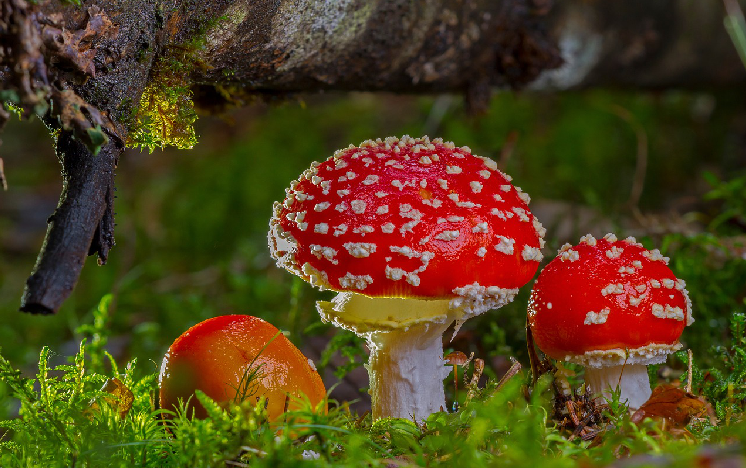
#> input picture Ass2/Submission_HARNEET_SINGH_400110275_COMPENG4TN4/Impl_4/img4.png, 746 x 468 px
$ python Impl4_3_b.py
#> lines starting #> are read from the running program, lines starting #| are printed output that depends on the picture
import cv2
import numpy as np
from matplotlib import pyplot as plt

img4 = cv2.imread('img4.png')
#> img4 is the input picture: shape (468, 746, 3); mean B, G, R 27.3, 63.5, 82
cv2.imshow("original", img4)
labImg4 = cv2.cvtColor(img4, cv2.COLOR_BGR2LAB)
#> labImg4: shape (468, 746, 3); mean of channels 0, 1, 2 75.2, 130, 152.4

l, a, b = cv2.split(labImg4)
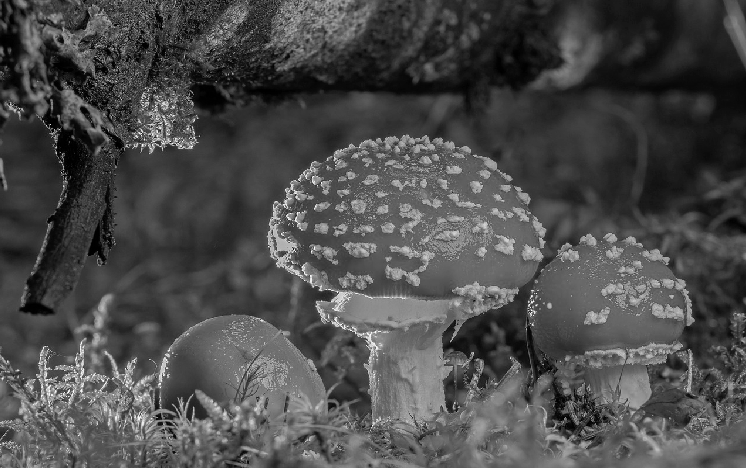
#> l: shape (468, 746); min 0, max 255, mean 75.2
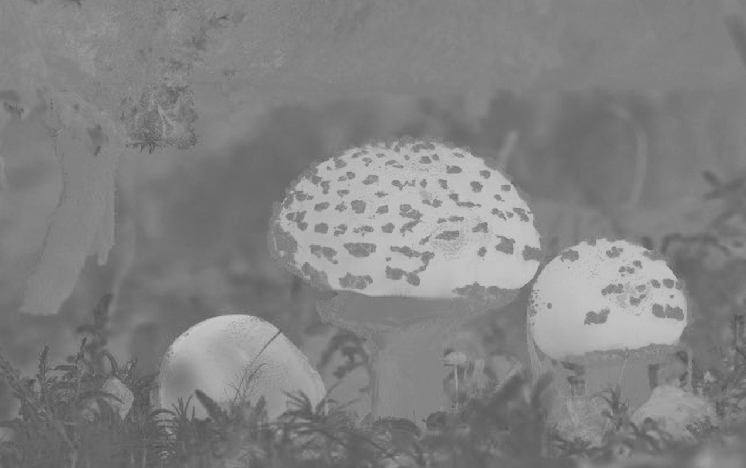
#> a: shape (468, 746); min 77, max 204, mean 130
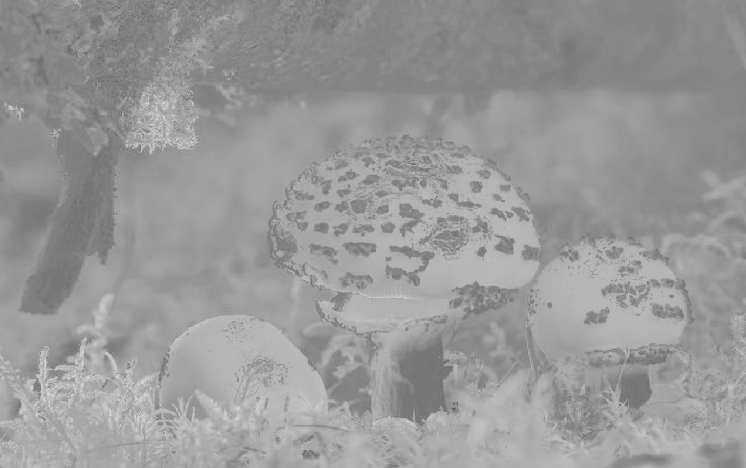
#> b: shape (468, 746); min 87, max 222, mean 152.4

claheObject = cv2.createCLAHE(clipLimit = 3.0, tileGridSize = (8,8))
lEqualized = claheObject.apply(l)
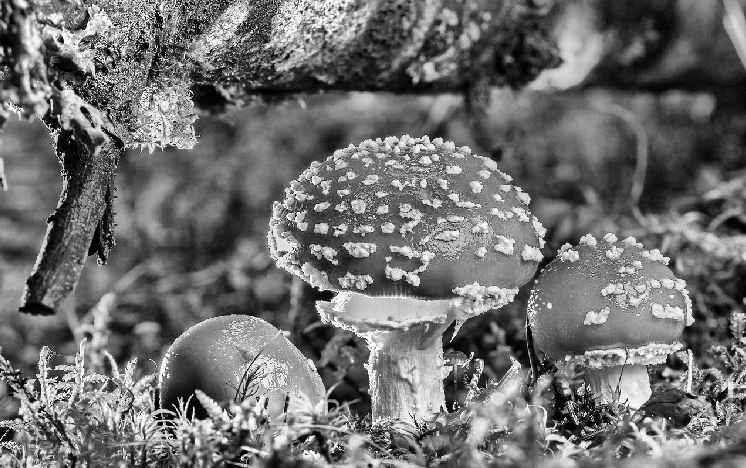
#> lEqualized: shape (468, 746); min 0, max 255, mean 111.3

mergedLabImg = cv2.merge((lEqualized, a, b))
#> mergedLabImg: shape (468, 746, 3); mean of channels 0, 1, 2 111.3, 130, 152.4
equalizedBgrImg = cv2.cvtColor(mergedLabImg, cv2.COLOR_LAB2BGR)
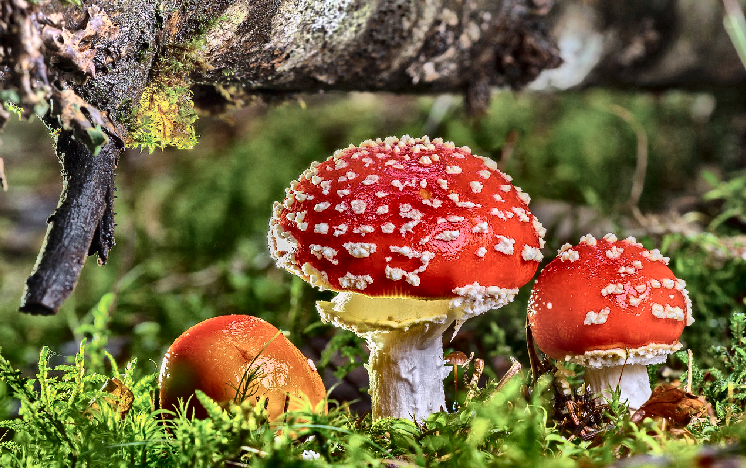
#> equalizedBgrImg: shape (468, 746, 3); mean B, G, R 64, 100.3, 118.5
cv2.imshow("L-Equalized Image", equalizedBgrImg)

if cv2.waitKey(0) == ord('s'):
#> (key Esc is pressed here)
    cv2.imwrite("Impl4_3_b_L-Equalized.png", equalizedBgrImg)
    cv2.destroyAllWindows()
else:
    cv2.destroyAllWindows()

plt.subplot(121), plt.hist(l.ravel(), 256)
plt.title(f'L - Hist'), plt.xticks([]), plt.yticks([])
plt.subplot(122), plt.hist(lEqualized.ravel(), 256)
plt.title(f'L - Equalized Hist'), plt.xticks([]), plt.yticks([])
plt.show()
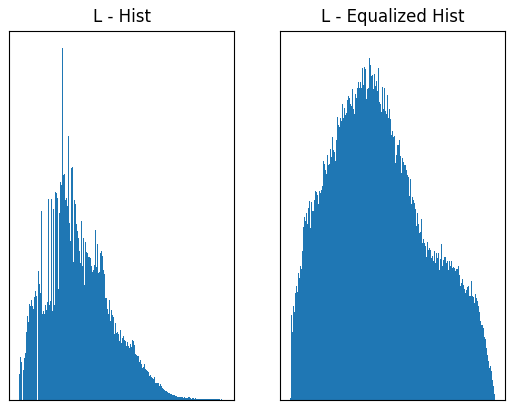
#> figure drawn by matplotlib, 2 panels

$ run again, with Ass2/Submission_HARNEET_SINGH_400110275_COMPENG4TN4/Impl_4/impl4_1_code.png copied over Ass2/Submission_HARNEET_SINGH_400110275_COMPENG4TN4/Impl_4/img4.png
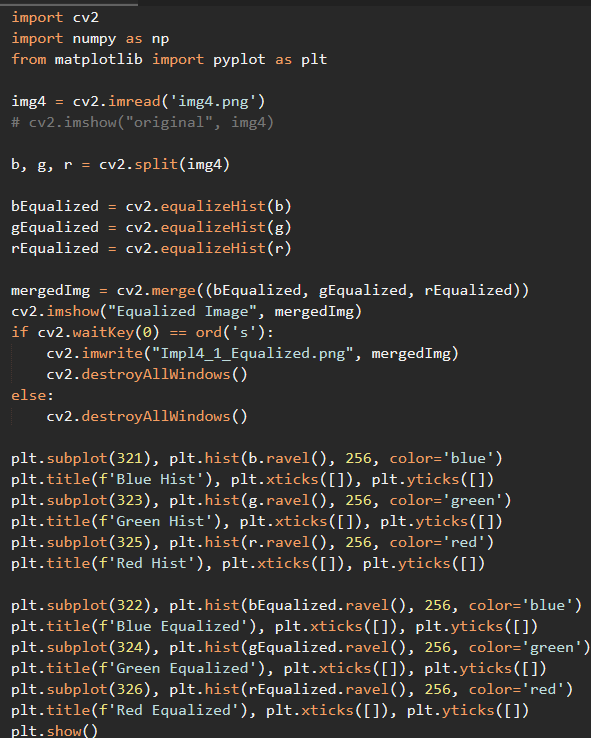
#> input picture Ass2/Submission_HARNEET_SINGH_400110275_COMPENG4TN4/Impl_4/impl4_1_code.png, 591 x 738 px
#> img4 is the input picture: shape (738, 591, 3); mean B, G, R 48.5, 50.1, 51.8
#> labImg4: shape (738, 591, 3); mean of channels 0, 1, 2 52.2, 128.9, 129.2
#> `l, a, b = cv2.split(labImg4)`:
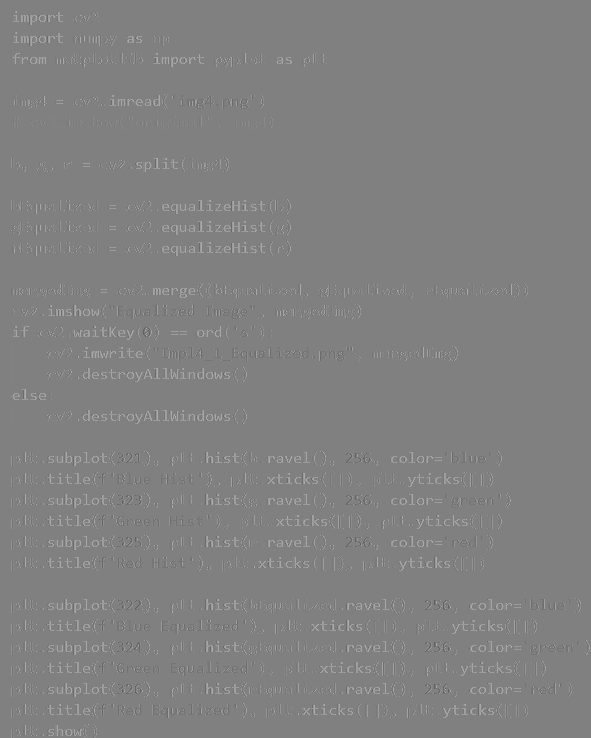
#> a: shape (738, 591); min 95, max 181, mean 128.9
#> mergedLabImg: shape (738, 591, 3); mean of channels 0, 1, 2 52.3, 128.9, 129.2
#> `plt.show()`:
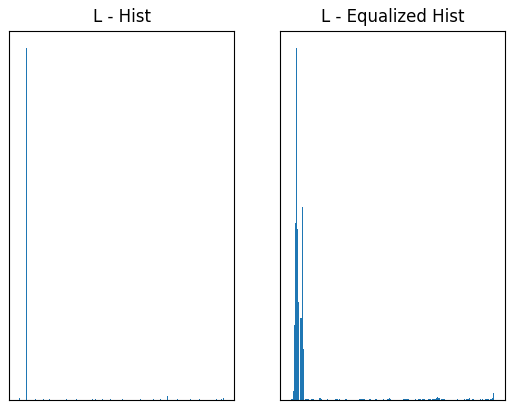
#> figure drawn by matplotlib, 2 panels

$ run again, with Ass2/Submission_HARNEET_SINGH_400110275_COMPENG4TN4/Impl_4/impl4_2_code.png copied over Ass2/Submission_HARNEET_SINGH_400110275_COMPENG4TN4/Impl_4/img4.png
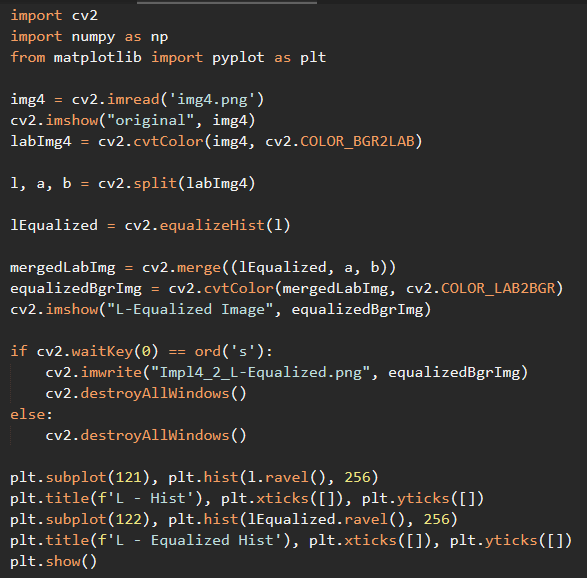
#> input picture Ass2/Submission_HARNEET_SINGH_400110275_COMPENG4TN4/Impl_4/impl4_2_code.png, 587 x 578 px
#> img4 is the input picture: shape (578, 587, 3); mean B, G, R 47.2, 48.4, 49.9
#> labImg4: shape (578, 587, 3); mean of channels 0, 1, 2 50.4, 128.7, 129
#> `l, a, b = cv2.split(labImg4)`:
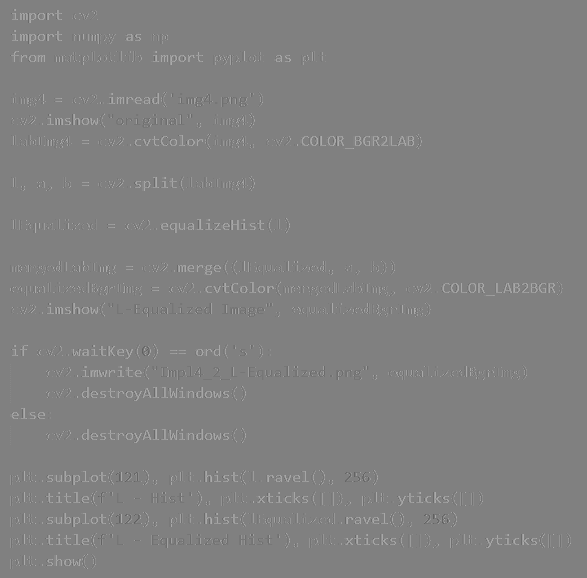
#> a: shape (578, 587); min 95, max 181, mean 128.7
#> mergedLabImg: shape (578, 587, 3); mean of channels 0, 1, 2 51.5, 128.7, 129
#> `plt.show()`:
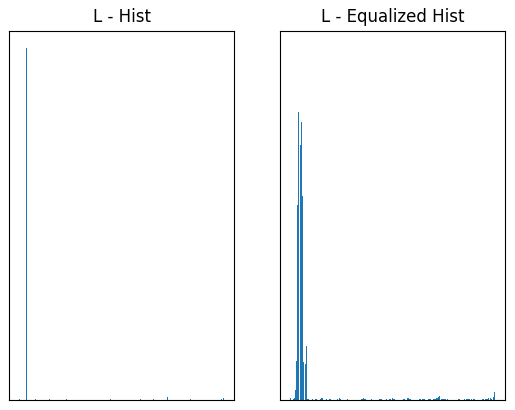
#> figure drawn by matplotlib, 2 panels

$ run again, with Ass2/Submission_HARNEET_SINGH_400110275_COMPENG4TN4/Impl_4/impl4_3_a_code.png copied over Ass2/Submission_HARNEET_SINGH_400110275_COMPENG4TN4/Impl_4/img4.png
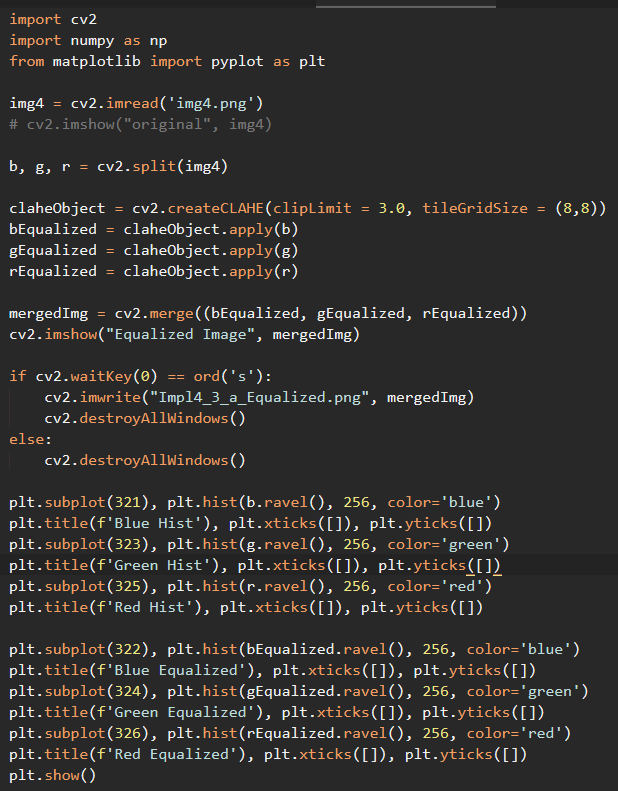
#> input picture Ass2/Submission_HARNEET_SINGH_400110275_COMPENG4TN4/Impl_4/impl4_3_a_code.png, 618 x 791 px
#> img4 is the input picture: shape (791, 618, 3); mean B, G, R 48, 49.5, 51.1
#> labImg4: shape (791, 618, 3); mean of channels 0, 1, 2 51.6, 128.8, 129.1
#> `l, a, b = cv2.split(labImg4)`:
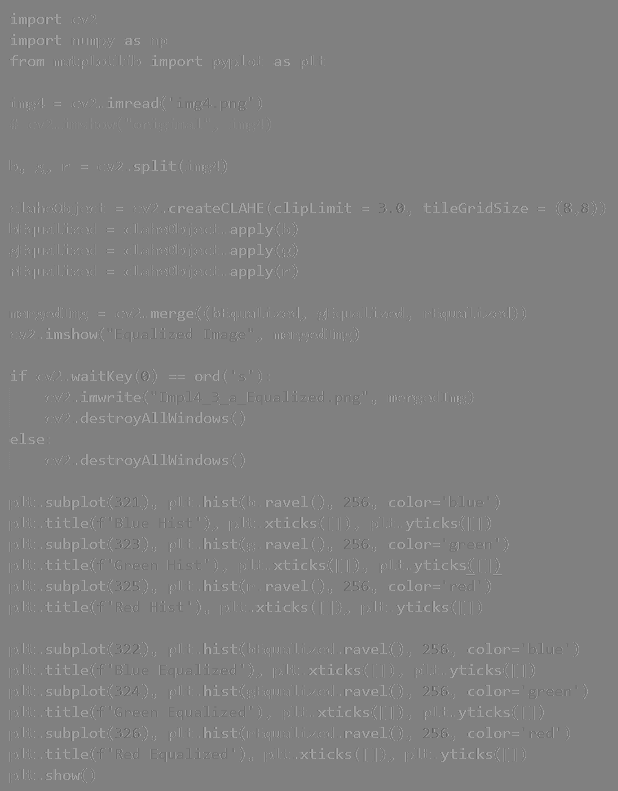
#> a: shape (791, 618); min 95, max 181, mean 128.8
#> mergedLabImg: shape (791, 618, 3); mean of channels 0, 1, 2 52, 128.8, 129.1
#> `plt.show()`:
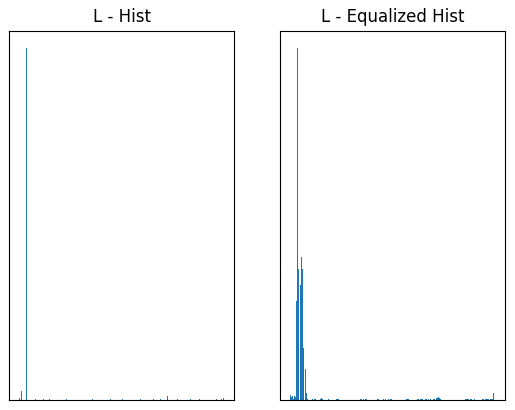
#> figure drawn by matplotlib, 2 panels
